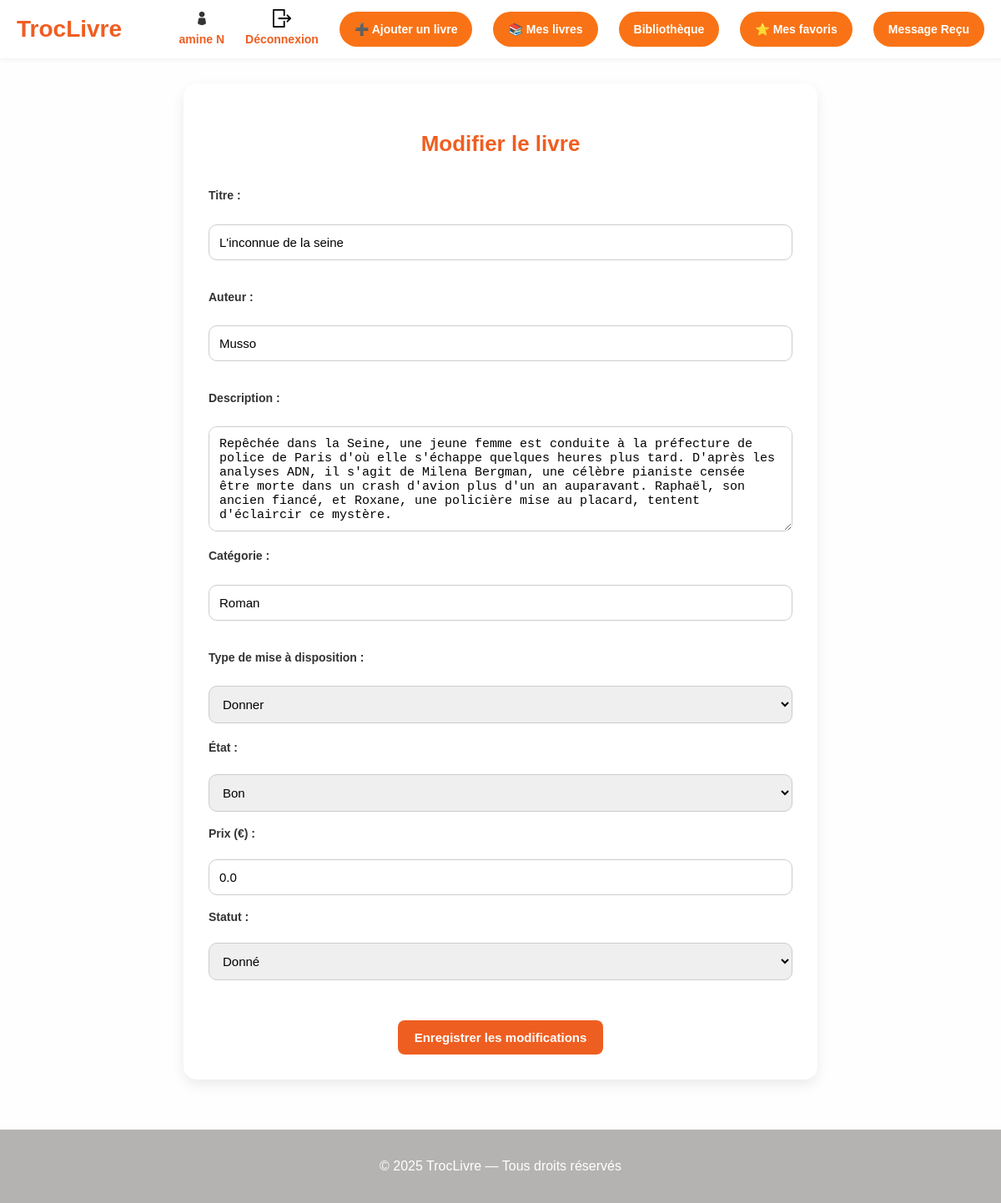
Screenshot of /edit_book/25 (signed in) with the database file from the repository.
### tables this page shows
CREATE TABLE books (
    id INTEGER PRIMARY KEY AUTOINCREMENT,
    title TEXT NOT NULL,
    author TEXT NOT NULL,
    description TEXT,
    image_url TEXT,
    category TEXT,
    condition TEXT,
    owner_id INTEGER,
    status TEXT DEFAULT 'disponible',
    price REAL DEFAULT 0,
    action TEXT DEFAULT 'donner',
    created_at TIMESTAMP DEFAULT CURRENT_TIMESTAMP
      
);

### app.py (the view)
@app.route('/edit_book/<int:book_id>', methods=['GET'])
def edit_book_get(book_id):
    if 'user_id' not in session:
        return redirect(url_for('login'))
    book = get_book_by_id(book_id)
    if not book:
        return "Livre introuvable", 404
    return render_template('edit_book.html', book=book)

### data_model.py (called while the page is built)
def get_book_by_id(book_id):
    conn = sqlite3.connect('books.db')
    conn.row_factory = sqlite3.Row
    cursor = conn.cursor()
    cursor.execute('SELECT * FROM books WHERE id=?', (book_id,))
    book = cursor.fetchone()
    conn.close()
    return book

### templates/edit_book.html (shortened to what this page needs)
<!DOCTYPE html>
<html lang="fr">
<head>
  <link rel="stylesheet" href="{{ url_for('static', filename='css/style1.css') }}">
</head>
<body>
  {% include 'header.html' %}
  <div class="edit-book-container">
    <h2>Modifier le livre </h2>
    <form method="post" action="{{ url_for('edit_book_post', book_id=book['id']) }}">
      <label for="title">Titre :</label>
      <input type="text" id="title" name="title" value="{{ book['title'] }}" required>
      <label for="author">Auteur :</label>
      <input type="text" id="author" name="author" value="{{ book['author'] }}" required>
      <label for="description">Description :</label>
      <textarea id="description" name="description" maxlength="250" rows="4" class="description-field">{{ book['description'] }}</textarea>
      <label for="category">Catégorie :</label>
      <input type="text" id="category" name="category" value="{{ book['category'] }}" required>
      <label for="action">Type de mise à disposition :</label>
      <select name="action" id="action" required>
        <option value="donner" {% if book['action'] == 'donner' %}selected{% endif %}>Donner</option>
      </select>
      <div class="form-inline">
        <label for="condition">État :</label>
        <select name="condition" id="condition">
          <option value="bon" {% if book['condition'] == 'bon' %}selected{% endif %}>Bon</option>
        </select>
        <label for="price">Prix (€) :</label>
        <input type="number" id="price" name="price" step="0.01" value="{{ book['price'] }}" required>
        <label for="status">Statut :</label>
        <select name="status" id="status">
          <option value="donné" {% if book['status'] == 'donné' %}selected{% endif %}>Donné</option>
        </select>
      </div>
      <div class="btn-container">
        <button type="submit" class="btn-orange"> Enregistrer les modifications</button>
      </div>
    </form>
  </div>
  {% include 'footer.html' %}
</body>
</html>

### static/css/style1.css (style rules this page uses)
body { font-family: 'Rubik', sans-serif; background-color: #fefefe; margin: 0; padding: 0; line-height: 1.6; }
.btn-orange { background-color: #f69e56; color: white; padding: 12px 20px; text-decoration: none; border-radius: 25px; font-weight: bold; font-size: 15px; transition: all 0.3s ease; border: none; text-align: center; }
input[type="text"], input[type="email"], input[type="password"] { width: 100%; padding: 12px; margin-bottom: 15px; border-radius: 8px; border: 1px solid #ccc; font-size: 15px; box-sizing: border-box; }
button[type="submit"] { background-color: #EF5E21; color: white; padding: 12px 20px; border: none; border-radius: 8px; font-weight: bold; font-size: 15px; transition: 0.3s ease; }
.edit-book-container { max-width: 700px; margin: 100px auto 60px; padding: 30px; background-color: #ffffff; border-radius: 16px; box-shadow: 0 6px 16px rgba(0, 0, 0, 0.08); }
.edit-book-container h2 { font-size: 26px; color: #EF5E21; text-align: center; margin-bottom: 30px; }
.edit-book-container form { display: flex; flex-direction: column; gap: 18px; }
.edit-book-container label { font-weight: bold; font-size: 14px; color: #333; margin-bottom: 5px; text-align: left; }
.edit-book-container input, .edit-book-container select, .edit-book-container textarea { padding: 12px; border-radius: 10px; border: 1px solid #ccc; font-size: 15px; transition: border-color 0.3s ease; }
.form-inline { display: flex; flex-direction: column; gap: 15px; }
.description-field { resize: vertical; min-height: 100px; }
.btn-container { text-align: center; margin-top: 20px; }
.btn-orange { background-color: #f97316; color: white; padding: 14px 20px; font-size: 16px; border: none; border-radius: 10px; cursor: pointer; font-weight: bold; transition: background-color 0.3s ease; }
.btn-orange { display: inline-block; background-color: #f97316; color: white; padding: 8px 15px; border-radius: 10px; text-decoration: none; margin-top: 10px; font-weight: bold; }
.btn-orange { display: inline-block; margin-top: 10px; background-color: #f97316; color: white; padding: 8px 15px; border-radius: 10px; font-weight: bold; text-decoration: none; }

### rows the page displays
books: title "L'inconnue de la seine", author "Musso", description "Repêchée dans la Seine, une jeune femme est conduite à la préfecture de police de Paris d'où elle s'échappe quelques heures plus tard. D'après les analyses ADN, il s'agit de Milena Bergman, une célèbre pianiste censée être morte dans un crash d'avion plus d'un an auparavant. Raphaël, son ancien fiancé, et Roxane, une policière mise au placard, tentent d'éclaircir ce mystère.", category "Roman", action "Donner", condition "Bon", price "0.0", status "Donné"

### other values shown
{{ session['user_name'] }} "amine N"
